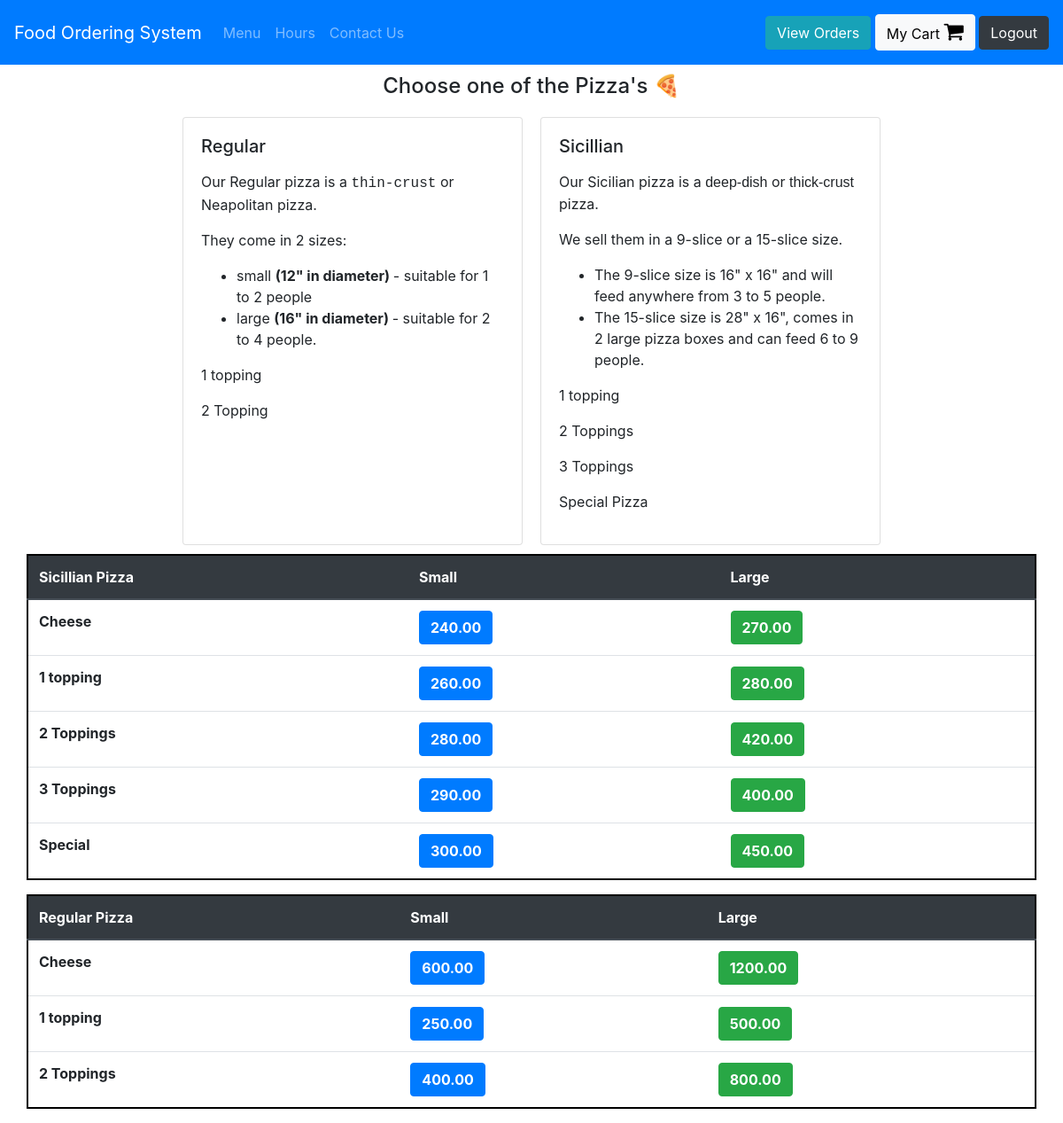
Page /Pizza (signed in) on the committed database.
### orders/models.py (models this page shows, shortened)
class RegularPizza(models.Model):
    pizza_choice = models.CharField(max_length=200)
    small_price = models.DecimalField(max_digits=6, decimal_places=2)
    large_price = models.DecimalField(max_digits=6, decimal_places=2)
    category_description = models.TextField() #make this the wysiwyg text field

class SicilianPizza(models.Model):
    pizza_choice = models.CharField(max_length=200)
    small_price = models.DecimalField(max_digits=6, decimal_places=2)
    large_price = models.DecimalField(max_digits=6, decimal_places=2)
    category_description = models.TextField() #make this the wysiwyg text field

### orders/views.py (the view)
# urls.py: path("Pizza", views.pizza, name="pizza"),
def pizza(request):
    if request.user.is_authenticated:
        return render(request, "orders/pizza.html", context = {"regular_pizza":RegularPizza.objects.all, "sicillian_pizza":SicilianPizza.objects.all , "toppings":Toppings.objects.all, "number_of_toppings":[1,2,3]})
    else:
        return redirect("orders:login")

### orders/models.py (called while the page is built)
    def __str__(self):
        return f"{self.topping_name}"

### orders/templates/orders/pizza.html (shortened to what this page needs)
{% extends 'orders/header.html' %}
{% block content %}
    <div class="container">
      <h4 style="margin:10px; text-align:center;"> Choose one of the Pizza's &#x1f355 </h4>
      <div class="row justify-content-center">
            <div class="card" id="regular_pizza_card" style="width: 24rem; margin:10px;">
              <div class="card-body">
                <h5 class="card-title" >Regular </h5>
                {% for pizza in regular_pizza %}
                  {% if pizza.category_description != "default" %}
                    <p class="card-text">{{ pizza.category_description | safe}}</p>
                  {% endif %}
                {% endfor %}
              </div>
            </div>
            <div class="card" id="sicillian_pizza_card" style="width: 24rem; margin:10px;">
              <div class="card-body">
                <h5 class="card-title">Sicillian </h5>
                {% for pizza in sicillian_pizza %}
                  {% if pizza.category_description != "default" %}
                    <p class="card-text">{{ pizza.category_description | safe }}</p>
                  {% endif %}
                {% endfor %}
              </div>
            </div>
      </div>
      <div class="row" >
        <table class="table" id="sicillian_pizza_table" style="border: 2px solid black">
          <thead class="thead-dark">
            <tr>
              <th scope="col">Sicillian Pizza</th>
              <th scope="col">Small</th>
              <th scope="col">Large</th>
            </tr>
          </thead>
          <tbody>
            {% for pizza in sicillian_pizza %}
              <tr>
                <th>{{pizza.pizza_choice}}</th>
                {% if forloop.counter0 in number_of_toppings %}
                  <td><button type="button" class="btn btn-primary add_to_cart"  onclick="pizza_toppings({{forloop.counter0}}, 'Small Sicillian', {{pizza.small_price}})"><strong>{{pizza.small_price}}</strong></button></td>
                  <td><button type="button" class="btn btn-success add_to_cart"  onclick="pizza_toppings({{forloop.counter0}}, 'Large Sicillian', {{pizza.large_price}})"><strong>{{pizza.large_price}}</strong></button></td>
                {% else %}
                  <td><button type="button" class="btn btn-primary add_to_cart"  onclick="add_to_cart({item_description: 'Small Sicillian Pizza - {{pizza.pizza_choice}}' , price: {{pizza.small_price}} })"><strong>{{pizza.small_price}}</strong></button></td>
                  <td><button type="button" class="btn btn-success add_to_cart"  onclick="add_to_cart({item_description: 'Large Sicillian Pizza - {{pizza.pizza_choice}}' , price: {{pizza.large_price}} })"><strong>{{pizza.large_price}}</strong></button></td>
                {% endif %}
              </tr>
            {% endfor %}
          </tbody>
        </table>
        <table class="table" id="regular_pizza_table" style="border: 2px solid black">
          <thead class="thead-dark">
            <tr>
              <th scope="col">Regular Pizza</th>
              <th scope="col">Small</th>
              <th scope="col">Large</th>
            </tr>
          </thead>
          <tbody>
            {% for pizza in regular_pizza %}
              <tr>
                <th>{{pizza.pizza_choice}}</th>
                {% if forloop.counter0 in number_of_toppings %}
                  <td><button type="button" class="btn btn-primary add_to_cart"  onclick="pizza_toppings({{forloop.counter0}}, 'Small Regular', {{pizza.small_price}})"><strong>{{pizza.small_price}}</strong></button></td>
                  <td><button type="button" class="btn btn-success add_to_cart"  onclick="pizza_toppings({{forloop.counter0}}, 'Large Regular', {{pizza.large_price}})"><strong>{{pizza.large_price}}</strong></button></td>
                {% else %}
                  <td><button type="button" class="btn btn-primary add_to_cart"  onclick="add_to_cart({item_description: 'Small Regular Pizza - {{pizza.pizza_choice}}' , price: {{pizza.small_price}} })"><strong>{{pizza.small_price}}</strong></button></td>
                  <td><button type="button" class="btn btn-success add_to_cart"  onclick="add_to_cart({item_description: 'Large Regular Pizza - {{pizza.pizza_choice}}' , price: {{pizza.large_price}} })"><strong>{{pizza.large_price}}</strong></button></td>
                {% endif %}
              </tr>
            {% endfor %}
          </tbody>
        </table>
      </div>
    </div>
{% endblock %}

### rows in the picture
RegularPizza: category_description "Our Regular pizza is a thin-crust or Neapolitan pizza. They come in 2 sizes: small (12\" in diameter) - suitable for 1 to 2 people large (16\" in diameter) - suitable for 2 to 4 people.", pizza_choice "Cheese", small_price "600.00", large_price "1200.00"
RegularPizza: category_description "1 topping", pizza_choice "1 topping", small_price "250.00", large_price "500.00"
RegularPizza: category_description "2 Topping", pizza_choice "2 Toppings", small_price "400.00", large_price "800.00"
SicilianPizza: category_description "Our Sicilian pizza is a deep-dish or thick-crust pizza. We sell them in a 9-slice or a 15-slice size. The 9-slice size is 16\" x 16\" and will feed anywhere from 3 to 5 people. The 15-slice size is 28\" x 16\", comes in 2 large pizza boxes and can feed 6 to 9 people.", pizza_choice "Cheese", small_price "240.00", large_price "270.00"
SicilianPizza: category_description "1 topping", pizza_choice "1 topping", small_price "260.00", large_price "280.00"
SicilianPizza: category_description "2 Toppings", pizza_choice "2 Toppings", small_price "280.00", large_price "420.00"
SicilianPizza: category_description "3 Toppings", pizza_choice "3 Toppings", small_price "290.00", large_price "400.00"
SicilianPizza: category_description "Special Pizza", pizza_choice "Special", small_price "300.00", large_price "450.00"
